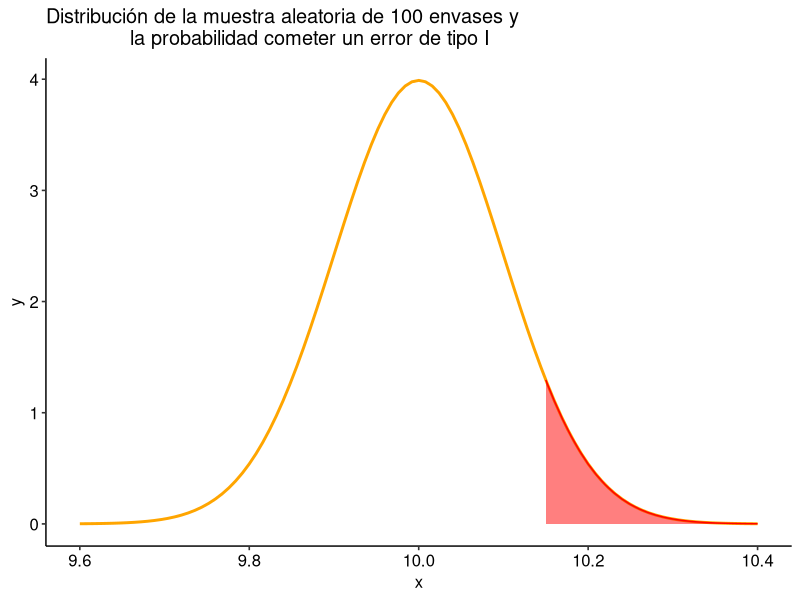
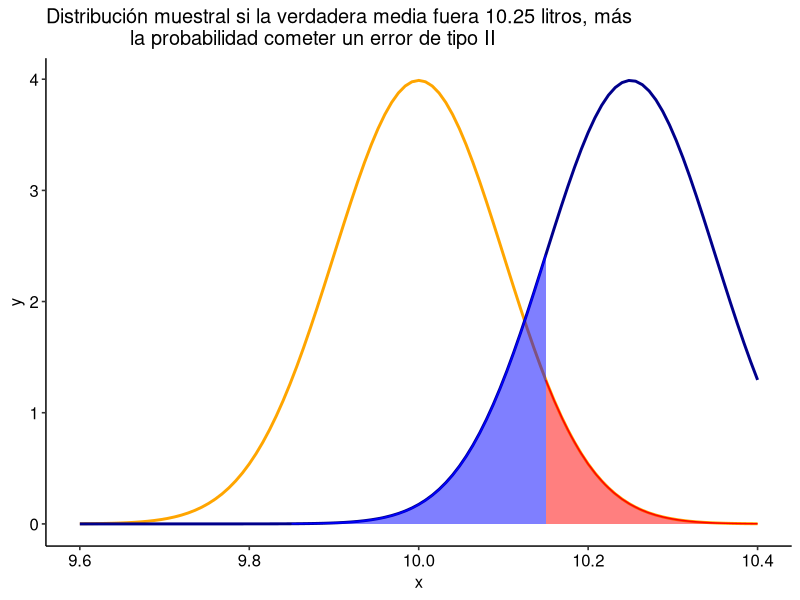
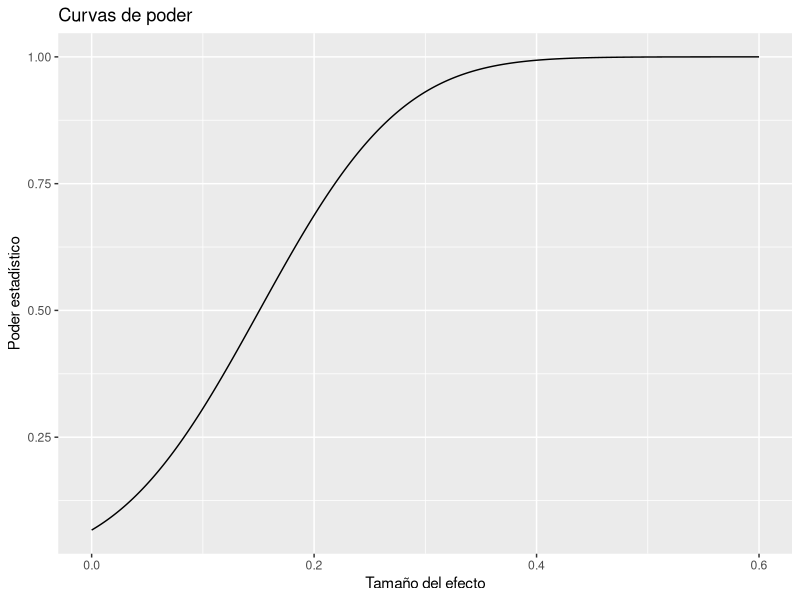

Here is the R script that generated these plots, in order:
## ---- chunk 1
knitr::opts_chunk$set(echo = TRUE)
## ---- chunk 2
library(ggpubr)
library(ggplot2)

sigma = 1    # Desviación estándar
n = 100      # Tamaño de la muestra

# Calcular error estándar
SE <- sigma/sqrt(n)
# Rango en eje x
x <- seq(-4 * SE + 10, 4 * SE + 10, 0.01)
# Valores en y
y <- dnorm(x, mean = 10, sd = SE)
# Gráfico
g <- ggplot(data = data.frame(x,y), aes(x))
datos = data.frame(x,y)

# En naranja se muestra la distribución
g <- g + stat_function(
  fun = dnorm,
  args = list(mean = 10, sd = SE),
  colour = "orange",
  linewidth = 1
)

g <- g + theme_pubr()

# Se marca en rojo el área correspondiente a la probabilidad
# de cometer un error tipo I
g <- g + geom_area(data = subset(datos, x >= 10.15),
                   aes(y = y),
                   colour = "red",
                   fill = "red",
                   alpha = 0.5)
g1 <- g + labs(title = "Distribución de la muestra aleatoria de 100 envases y 
              la probabilidad cometer un error de tipo I", hjust = 0.5)
g1
## ---- chunk 3
# Usamos pnorm para calcular el área bajo la curva
significancia <- pnorm(10.15, mean = 10, sd = SE, lower.tail = FALSE)
significancia
## ---- chunk 4
media_verdadera = 10.25
limite = 10.15
sigma = 1
n = 100
SE <- sigma/sqrt(n)   # Error estándar

x <- seq(-4 * SE + 10.25, 4 * SE + 10.25, 0.001)
y <- dnorm(x, mean = media_verdadera, sd = SE)  # Distribución con media 10.25
datos_potencia = data.frame(x,y)

g <- g + stat_function(
  fun = dnorm,
  args = list(mean = media_verdadera, sd = SE),
  colour = "darkblue", # Se deja en azul oscuro la distribución con la media verdadera de 10.25
  linewidth = 1
)

# En este caso se quiere destacar en azul los datos de la 
# distribución menores a 10.15
# Esta área marca sería la probabilidad de cometer un error de tipo II
g <- g + geom_area(data = subset(datos_potencia, x <= limite),   
                   aes(y = y),
                   colour = "blue",
                   fill = "blue",
                   alpha = 0.5)  

g <- g + labs(title = "Distribución muestral si la verdadera media fuera 10.25 litros, más 
              la probabilidad cometer un error de tipo II", hjust = 0.5)

g
## ---- chunk 5
# Lower.tail = TRUE, permite obtener el área bajo la curva de izquierda a derecha
p <- pnorm(10.15, mean = 10.25, sd = SE, lower.tail = TRUE)
p
## ---- chunk 6
# El efecto considerado para la prueba power.t.test
efecto <- seq(10, 10.6, 0.0005) - 10

x <- efecto
y <-  power.t.test(n = 100, delta = efecto,  sd = 1, sig.level = significancia, type = "one.sample", alternative = "one.sided")$power

grafico2 <- ggplot(data = data.frame(x,y), aes(x, y)) + geom_line()
grafico2 <- grafico2 + ylab("Poder estadístico")
grafico2 <- grafico2 + xlab("Tamaño del efecto")
grafico2 <- grafico2 + ggtitle("Curvas de poder")
print(grafico2)

## ---- chunk 7
# Datos
volumen_medio <- 10
verdadero_volumen_medio <- 10.25
d <- verdadero_volumen_medio - volumen_medio
# Como se va a verificar una igualdad, se colocó alternative = "two.sided" (dos colas)
valor_n <- power.t.test(n = NULL, delta = d, sd = 1, sig.level = 0.05, power = 0.8, type = "one.sample", alternative = "two.sided")
valor_n
## ---- chunk 8
tamaño_n <- valor_n$n
cat("Tamaño muestra para poder de 0.8, con significación de 0.05:", ceiling(tamaño_n))
## ---- chunk 9
# Como se va a verificar una igualdad, se colocó alternative = "two.sided" (dos colas)
valor_n <- power.t.test(n = NULL, delta = 0.25, sd = 1, sig.level = 0.01, power = 0.8, type = "one.sample", alternative = "two.sided")

valor_n 
## ---- chunk 10
tamaño_n <- valor_n$n
cat("Tamaño muestra para poder de 0.8, con significación de 0.01:", ceiling(tamaño_n))
